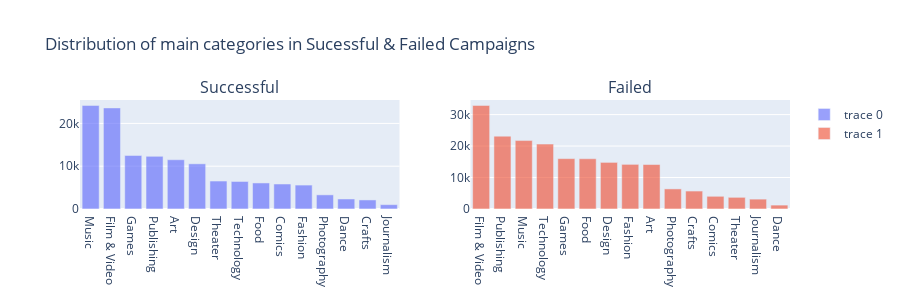

The notebook cell this image was saved under:
### Code cell
trace1 = go.Bar(
            x=successful.main_category.value_counts().index,
            y=successful.main_category.value_counts().values,
            opacity=0.65
        )

trace2 = go.Bar(
            x=failed.main_category.value_counts().index,
            y=failed.main_category.value_counts().values,
            opacity=0.65
        )

fig = tools.make_subplots(rows=1, cols=2, subplot_titles=('Successful', 'Failed'))
fig.append_trace(trace1, 1, 1)
fig.append_trace(trace2, 1, 2)

fig['layout'].update(height=300, width=900, title='Distribution of main categories in Sucessful & Failed Campaigns')

iplot(fig)

### Figure 1 — Plotly figure (JSON) as saved in the notebook; plotly's stock layout.template omitted (floating-point values rounded to 4 significant figures)
{"data": [{"opacity": 0.65, "type": "bar", "x": ["Music", "Film & Video", "Games", "Publishing", "Art", "Design", "Theater", "Technology", "Food", "Comics", "Fashion", "Photography", "Dance", "Crafts", "Journalism"], "xaxis": "x", "y": [24197, 23623, 12518, 12300, 11510, 10550, 6534, 6434, 6085, 5842, 5593, 3305, 2338, 2115, 1012], "yaxis": "y"}, {"opacity": 0.65, "type": "bar", "x": ["Film & Video", "Publishing", "Music", "Technology", "Games", "Food", "Design", "Fashion", "Art", "Photography", "Crafts", "Comics", "Theater", "Journalism", "Dance"], "xaxis": "x2", "y": [32904, 23145, 21752, 20616, 16003, 15969, 14814, 14182, 14131, 6384, 5703, 4036, 3708, 3137, 1235], "yaxis": "y2"}], "layout": {"annotations": [{"font": {"size": 16}, "showarrow": false, "text": "Successful", "x": 0.225, "xanchor": "center", "xref": "paper", "y": 1, "yanchor": "bottom", "yref": "paper"}, {"font": {"size": 16}, "showarrow": false, "text": "Failed", "x": 0.775, "xanchor": "center", "xref": "paper", "y": 1, "yanchor": "bottom", "yref": "paper"}], "height": 300, "title": {"text": "Distribution of main categories in Sucessful & Failed Campaigns"}, "width": 900, "xaxis": {"anchor": "y", "domain": [0, 0.45]}, "xaxis2": {"anchor": "y2", "domain": [0.55, 1]}, "yaxis": {"anchor": "x", "domain": [0, 1]}, "yaxis2": {"anchor": "x2", "domain": [0, 1]}}}
